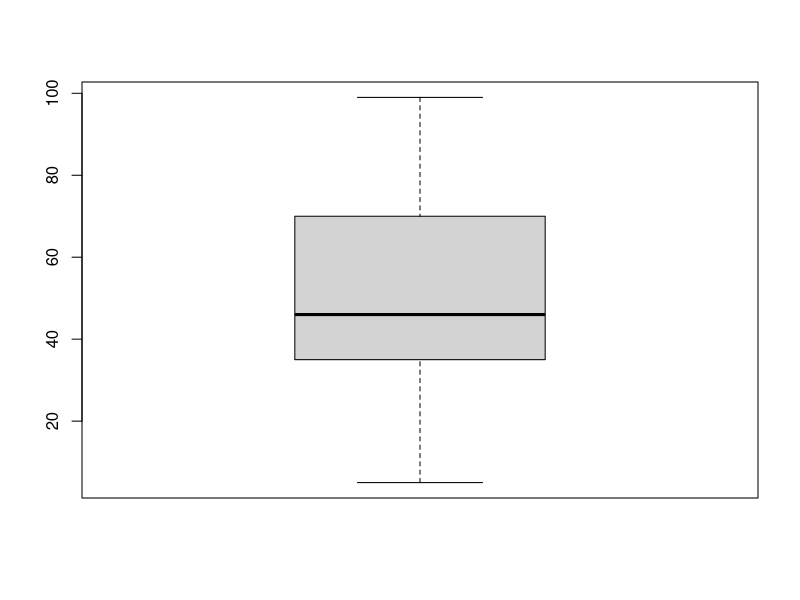
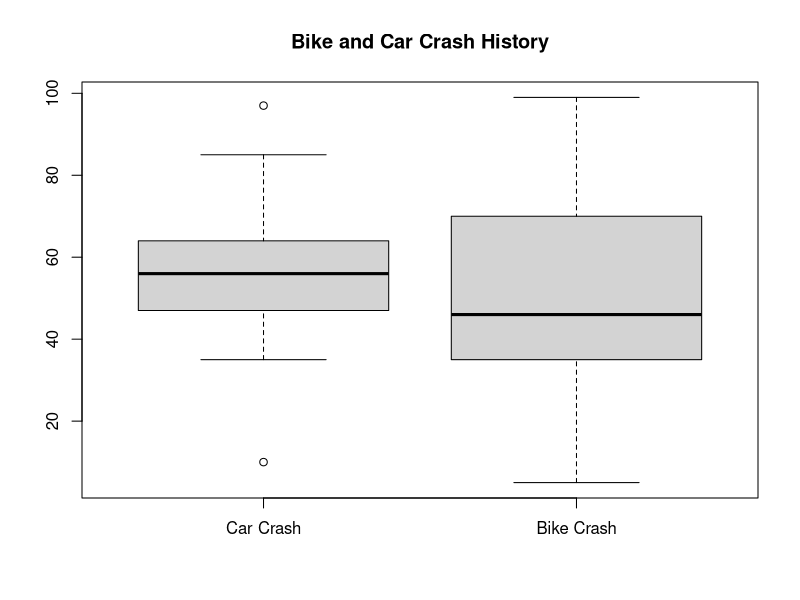
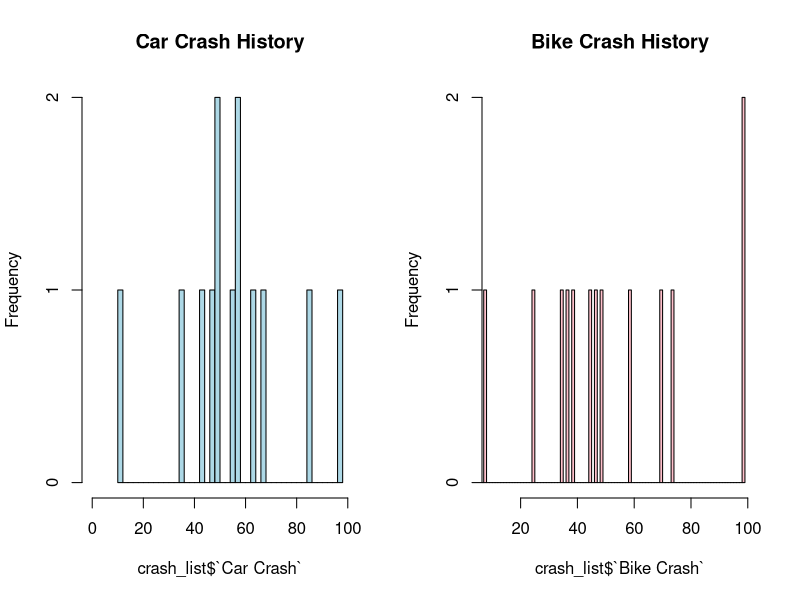

The R source for these figures, in order:
## ---- chunk 1
library(tidyverse)
library(ggplot2)
library(ggthemes)
## ---- chunk 2
bike_crash_lst <- c(45, 39, 25, 47, 49, 5, 70, 99, 74, 37, 99, 35, 8, 59)
mean_bike_crash <- mean(bike_crash_lst)
median_bike_crash <- median(bike_crash_lst)
range_bike_crash <- max(bike_crash_lst) - min(bike_crash_lst)
sd_bike_crash <- sd(bike_crash_lst)
## ---- chunk 3
bike_crash_list <- list(`Bike Crash` = bike_crash_lst)

boxplot(bike_crash_list)
## ---- chunk 4
car_crash_lst = c(67, 50, 85, 43, 64, 35, 47, 97, 58, 58, 10, 56, 50)

crash_list <- list(`Car Crash` = car_crash_lst,
                  `Bike Crash` = bike_crash_lst)

boxplot(crash_list, main = "Bike and Car Crash History")
## ---- chunk 5
par(mfrow = c(1, 2))

hist(crash_list$`Car Crash`, main = "Car Crash History", 
     breaks = (2*IQR(crash_list$`Car Crash`)) / 3*sqrt(14),
     col = "lightblue", 
     xlim = c(0, 100))

hist(crash_list$`Bike Crash`, main = "Bike Crash History", 
     breaks = (2*IQR(crash_list$`Bike Crash`)) / 3*sqrt(13), 
     col = "pink", xlim = c(10, 100))

